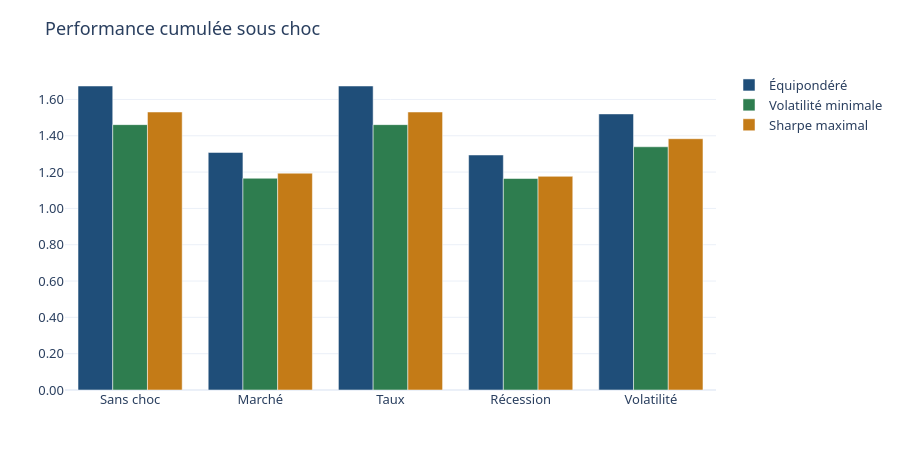
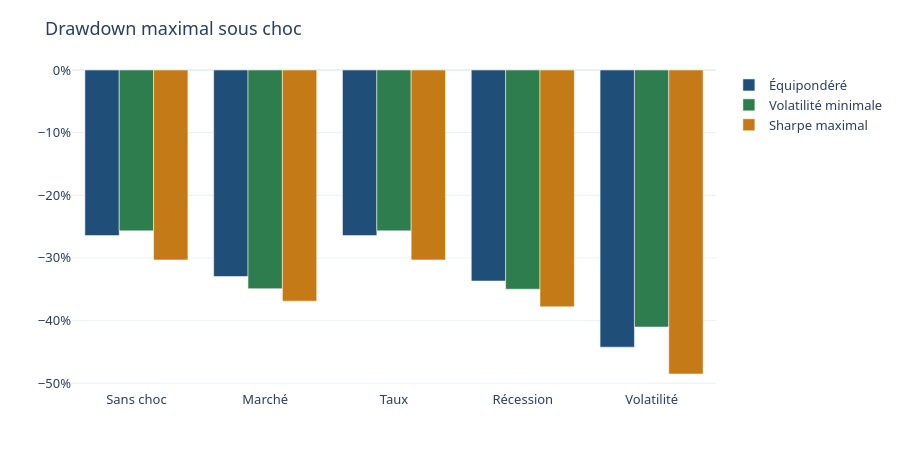
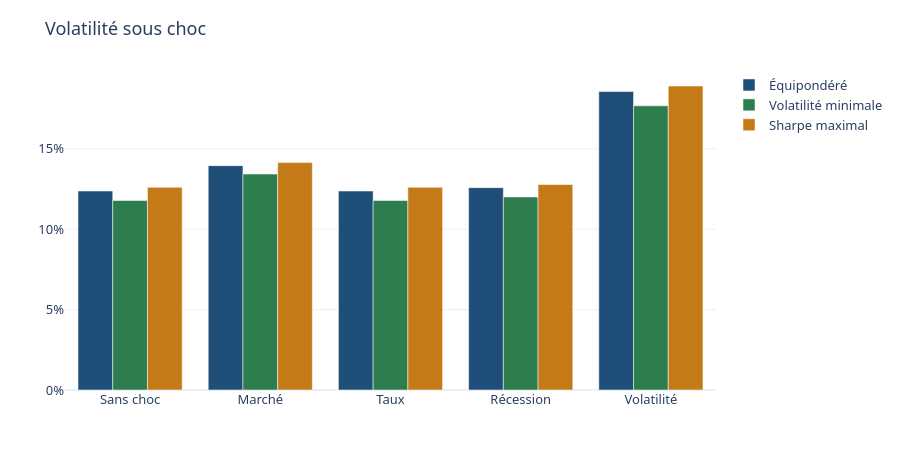
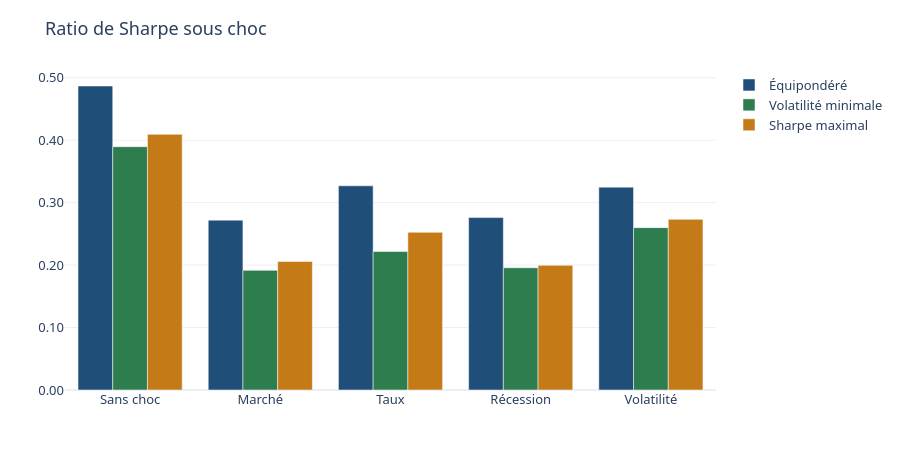

Notebook code cell kept with these figures, in order:
### Markdown cell above
# Phase 9 — Analyse des tests de résistance

Ce notebook lit les fichiers déjà publiés. Il ne réestime pas les poids et il ne réapplique pas les chocs. Les formules et les paramètres sont dans `documentation/09_stress_testing.ipynb`. Le rapport chiffré est `reports/stress/09_rapport_stress.ipynb`.

`reports/stress/dashboard.html` est réécrite par `build_stress`, donc par le rafraîchissement du pipeline.

Quatre lectures :

1. Le choc de marché remplace le dernier mois par le rendement écrit dans le module. Le niveau de perte de ce mois est ce paramètre, pas une prévision.
2. Le choc de taux relève le SARON. Le rendement du portefeuille reste celui qui a été publié. Le ratio de Sharpe change parce que l'excédent change.
3. Le choc de récession remplace les derniers mois par un même rendement dans les trois livres. Il ne dit pas quel titre souffre le plus.
4. Le choc de volatilité éloigne chaque mois de la moyenne. La moyenne reste. La volatilité annualisée est multipliée par le paramètre.

Les noms et les pourcentages imprimés viennent des fichiers de cette exécution.

### Code cell
import sys
from pathlib import Path

PROJECT_ROOT = Path.cwd()
for candidate in (PROJECT_ROOT, *PROJECT_ROOT.parents):
    if (candidate / "src").is_dir():
        PROJECT_ROOT = candidate
        break
if str(PROJECT_ROOT) not in sys.path:
    sys.path.append(str(PROJECT_ROOT))

from src.stress_testing.dashboard import build_figures, write_dashboard

print(write_dashboard())
for figure in build_figures():
    figure.show()

### Figure 1 — Plotly figure (JSON) as saved in the notebook; plotly's stock layout.template omitted (floating-point values rounded to 4 significant figures)
{"data": [{"alignmentgroup": "True", "hovertemplate": "%{x}<br>%{y}<extra>%{fullData.name}</extra>", "legendgroup": "Équipondéré", "marker": {"color": "#1f4e79", "pattern": {"shape": ""}}, "name": "Équipondéré", "offsetgroup": "Équipondéré", "orientation": "v", "showlegend": true, "textposition": "auto", "type": "bar", "x": ["Sans choc", "Marché", "Taux", "Récession", "Volatilité"], "xaxis": "x", "y": [1.674, 1.308, 1.674, 1.294, 1.52], "yaxis": "y"}, {"alignmentgroup": "True", "hovertemplate": "%{x}<br>%{y}<extra>%{fullData.name}</extra>", "legendgroup": "Volatilité minimale", "marker": {"color": "#2e7d4f", "pattern": {"shape": ""}}, "name": "Volatilité minimale", "offsetgroup": "Volatilité minimale", "orientation": "v", "showlegend": true, "textposition": "auto", "type": "bar", "x": ["Sans choc", "Marché", "Taux", "Récession", "Volatilité"], "xaxis": "x", "y": [1.461, 1.166, 1.461, 1.165, 1.339], "yaxis": "y"}, {"alignmentgroup": "True", "hovertemplate": "%{x}<br>%{y}<extra>%{fullData.name}</extra>", "legendgroup": "Sharpe maximal", "marker": {"color": "#c47b17", "pattern": {"shape": ""}}, "name": "Sharpe maximal", "offsetgroup": "Sharpe maximal", "orientation": "v", "showlegend": true, "textposition": "auto", "type": "bar", "x": ["Sans choc", "Marché", "Taux", "Récession", "Volatilité"], "xaxis": "x", "y": [1.531, 1.194, 1.531, 1.177, 1.384], "yaxis": "y"}], "layout": {"barmode": "group", "font": {"family": "Segoe UI, sans-serif", "size": 13}, "height": 460, "legend": {"title": {"text": ""}, "tracegroupgap": 0}, "margin": {"b": 70, "l": 60, "r": 30, "t": 70}, "title": {"text": "Performance cumulée sous choc"}, "xaxis": {"anchor": "y", "categoryarray": ["Sans choc", "Marché", "Taux", "Récession", "Volatilité"], "categoryorder": "array", "domain": [0, 1], "title": {"text": ""}}, "yaxis": {"anchor": "x", "domain": [0, 1], "tickformat": ".2f", "title": {"text": ""}}}}

### Figure 2 — Plotly figure (JSON) as saved in the notebook; plotly's stock layout.template omitted (floating-point values rounded to 4 significant figures)
{"data": [{"alignmentgroup": "True", "hovertemplate": "%{x}<br>%{y}<extra>%{fullData.name}</extra>", "legendgroup": "Équipondéré", "marker": {"color": "#1f4e79", "pattern": {"shape": ""}}, "name": "Équipondéré", "offsetgroup": "Équipondéré", "orientation": "v", "showlegend": true, "textposition": "auto", "type": "bar", "x": ["Sans choc", "Marché", "Taux", "Récession", "Volatilité"], "xaxis": "x", "y": [-0.2644, -0.3297, -0.2644, -0.3369, -0.4424], "yaxis": "y"}, {"alignmentgroup": "True", "hovertemplate": "%{x}<br>%{y}<extra>%{fullData.name}</extra>", "legendgroup": "Volatilité minimale", "marker": {"color": "#2e7d4f", "pattern": {"shape": ""}}, "name": "Volatilité minimale", "offsetgroup": "Volatilité minimale", "orientation": "v", "showlegend": true, "textposition": "auto", "type": "bar", "x": ["Sans choc", "Marché", "Taux", "Récession", "Volatilité"], "xaxis": "x", "y": [-0.2568, -0.3491, -0.2568, -0.3499, -0.4104], "yaxis": "y"}, {"alignmentgroup": "True", "hovertemplate": "%{x}<br>%{y}<extra>%{fullData.name}</extra>", "legendgroup": "Sharpe maximal", "marker": {"color": "#c47b17", "pattern": {"shape": ""}}, "name": "Sharpe maximal", "offsetgroup": "Sharpe maximal", "orientation": "v", "showlegend": true, "textposition": "auto", "type": "bar", "x": ["Sans choc", "Marché", "Taux", "Récession", "Volatilité"], "xaxis": "x", "y": [-0.3032, -0.369, -0.3032, -0.3781, -0.4853], "yaxis": "y"}], "layout": {"barmode": "group", "font": {"family": "Segoe UI, sans-serif", "size": 13}, "height": 460, "legend": {"title": {"text": ""}, "tracegroupgap": 0}, "margin": {"b": 70, "l": 60, "r": 30, "t": 70}, "title": {"text": "Drawdown maximal sous choc"}, "xaxis": {"anchor": "y", "categoryarray": ["Sans choc", "Marché", "Taux", "Récession", "Volatilité"], "categoryorder": "array", "domain": [0, 1], "title": {"text": ""}}, "yaxis": {"anchor": "x", "domain": [0, 1], "tickformat": ".0%", "title": {"text": ""}}}}

### Figure 3 — Plotly figure (JSON) as saved in the notebook; plotly's stock layout.template omitted (floating-point values rounded to 4 significant figures)
{"data": [{"alignmentgroup": "True", "hovertemplate": "%{x}<br>%{y}<extra>%{fullData.name}</extra>", "legendgroup": "Équipondéré", "marker": {"color": "#1f4e79", "pattern": {"shape": ""}}, "name": "Équipondéré", "offsetgroup": "Équipondéré", "orientation": "v", "showlegend": true, "textposition": "auto", "type": "bar", "x": ["Sans choc", "Marché", "Taux", "Récession", "Volatilité"], "xaxis": "x", "y": [0.1237, 0.1395, 0.1237, 0.1259, 0.1856], "yaxis": "y"}, {"alignmentgroup": "True", "hovertemplate": "%{x}<br>%{y}<extra>%{fullData.name}</extra>", "legendgroup": "Volatilité minimale", "marker": {"color": "#2e7d4f", "pattern": {"shape": ""}}, "name": "Volatilité minimale", "offsetgroup": "Volatilité minimale", "orientation": "v", "showlegend": true, "textposition": "auto", "type": "bar", "x": ["Sans choc", "Marché", "Taux", "Récession", "Volatilité"], "xaxis": "x", "y": [0.1179, 0.1343, 0.1179, 0.12, 0.1768], "yaxis": "y"}, {"alignmentgroup": "True", "hovertemplate": "%{x}<br>%{y}<extra>%{fullData.name}</extra>", "legendgroup": "Sharpe maximal", "marker": {"color": "#c47b17", "pattern": {"shape": ""}}, "name": "Sharpe maximal", "offsetgroup": "Sharpe maximal", "orientation": "v", "showlegend": true, "textposition": "auto", "type": "bar", "x": ["Sans choc", "Marché", "Taux", "Récession", "Volatilité"], "xaxis": "x", "y": [0.1261, 0.1414, 0.1261, 0.1278, 0.1891], "yaxis": "y"}], "layout": {"barmode": "group", "font": {"family": "Segoe UI, sans-serif", "size": 13}, "height": 460, "legend": {"title": {"text": ""}, "tracegroupgap": 0}, "margin": {"b": 70, "l": 60, "r": 30, "t": 70}, "title": {"text": "Volatilité sous choc"}, "xaxis": {"anchor": "y", "categoryarray": ["Sans choc", "Marché", "Taux", "Récession", "Volatilité"], "categoryorder": "array", "domain": [0, 1], "title": {"text": ""}}, "yaxis": {"anchor": "x", "domain": [0, 1], "tickformat": ".0%", "title": {"text": ""}}}}

### Figure 4 — Plotly figure (JSON) as saved in the notebook; plotly's stock layout.template omitted (floating-point values rounded to 4 significant figures)
{"data": [{"alignmentgroup": "True", "hovertemplate": "%{x}<br>%{y}<extra>%{fullData.name}</extra>", "legendgroup": "Équipondéré", "marker": {"color": "#1f4e79", "pattern": {"shape": ""}}, "name": "Équipondéré", "offsetgroup": "Équipondéré", "orientation": "v", "showlegend": true, "textposition": "auto", "type": "bar", "x": ["Sans choc", "Marché", "Taux", "Récession", "Volatilité"], "xaxis": "x", "y": [0.4868, 0.272, 0.3269, 0.276, 0.3248], "yaxis": "y"}, {"alignmentgroup": "True", "hovertemplate": "%{x}<br>%{y}<extra>%{fullData.name}</extra>", "legendgroup": "Volatilité minimale", "marker": {"color": "#2e7d4f", "pattern": {"shape": ""}}, "name": "Volatilité minimale", "offsetgroup": "Volatilité minimale", "orientation": "v", "showlegend": true, "textposition": "auto", "type": "bar", "x": ["Sans choc", "Marché", "Taux", "Récession", "Volatilité"], "xaxis": "x", "y": [0.3896, 0.1916, 0.2218, 0.1957, 0.26], "yaxis": "y"}, {"alignmentgroup": "True", "hovertemplate": "%{x}<br>%{y}<extra>%{fullData.name}</extra>", "legendgroup": "Sharpe maximal", "marker": {"color": "#c47b17", "pattern": {"shape": ""}}, "name": "Sharpe maximal", "offsetgroup": "Sharpe maximal", "orientation": "v", "showlegend": true, "textposition": "auto", "type": "bar", "x": ["Sans choc", "Marché", "Taux", "Récession", "Volatilité"], "xaxis": "x", "y": [0.4094, 0.2058, 0.2525, 0.1996, 0.2732], "yaxis": "y"}], "layout": {"barmode": "group", "font": {"family": "Segoe UI, sans-serif", "size": 13}, "height": 460, "legend": {"title": {"text": ""}, "tracegroupgap": 0}, "margin": {"b": 70, "l": 60, "r": 30, "t": 70}, "title": {"text": "Ratio de Sharpe sous choc"}, "xaxis": {"anchor": "y", "categoryarray": ["Sans choc", "Marché", "Taux", "Récession", "Volatilité"], "categoryorder": "array", "domain": [0, 1], "title": {"text": ""}}, "yaxis": {"anchor": "x", "domain": [0, 1], "tickformat": ".2f", "title": {"text": ""}}}}
